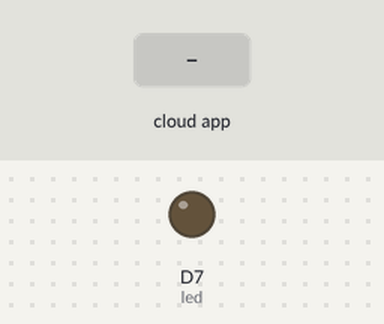
A sketch run on a simulated ESP8266 (NodeMCU). Parts: output pins drawn as LEDs (lit = HIGH). The inputs (shaded band) are chosen by the test bench. WiFi joins after 1.5 s; servers stay silent unless stated; the Firebase database answers and starts empty; what the sketch prints to the serial monitor is not drawn.

Above: at 3.8 s.
3.9 s: the phone or cloud app sets LED_STATUS to ON
At 5.1 s:
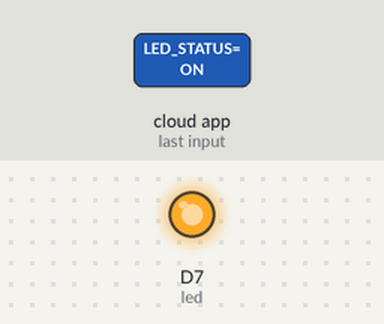
5.6 s: the phone or cloud app sets LED_STATUS to OFF
At 7.2 s:
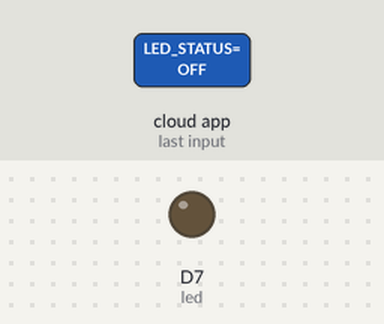
Timing chart, 0 to 8.7 s (numbered marks = the images above; inputs shaded):
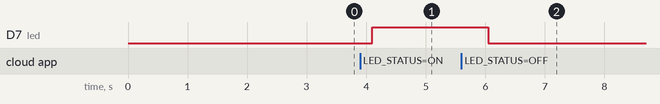

The sketch:

Firebase_LED_COntrol.ino
```cpp
// Board Manager ESP8266 by community 2.7.4  downgrade
// https://www.grc.com/fingerprints.htm

// 6E:F3:55:47:6D:F1:0E:5B:2B:04:F2:F8:C0:8B:E8:05:65:0F:1A:C1

#include <FirebaseArduino.h>
//#include <FirebaseESP8266.h>

// 아두이노 Firebase 라이브러리
#include <ESP8266WiFi.h>


// 데이터 베이스 호스트 이름
#define FIREBASE_HOST  "fir-led-test-default-rtdb.firebaseio.com"

// 데이터 베이스 비밀번호
#define FIREBASE_AUTH "kd5a56mQiTK33XPULehO5lfvyuM1c44AwBLma4Cg"

// Wi-Fi 설정
#define WIFI_SSID "GENIUS_2G"
#define WIFI_PASSWORD "peter8490"

String fireStatus = "";   // firebase DB로 부터 받은 값 저장
int led = D7                                                ;        // NodeMCU LED pin

void setup()
{
    Serial.begin(9600);
    delay(1000);
    pinMode(led, OUTPUT);
    WiFi.begin(WIFI_SSID, WIFI_PASSWORD);
    Serial.print("Connecting to ");
    Serial.print(WIFI_SSID);
    while (WiFi.status() != WL_CONNECTED) {
       Serial.print(".");
       delay(500);
    }
    Serial.println();
    Serial.print("Connected to ");
    Serial.println(WIFI_SSID);
    Firebase.begin(FIREBASE_HOST, FIREBASE_AUTH);   // firebase에 연결
    Firebase.setString("LED_STATUS", "OFF");              //초기 LED 상태를 OFF로 설정

    // handle error
    if (Firebase.failed()) {
      Serial.print("setting /string failed:");
      Serial.println(Firebase.error());
      return;
  }
}

void loop()
{
    fireStatus = Firebase.getString("LED_STATUS"); // Firebase 데이터베이스로 부터 LED 상태 값 읽음
    if (fireStatus == "ON")   {       // Firebase 데이터베이스로 부터 받은 LED 상태 값이 “ON”이면 LED 켜기
      Serial.println("Led Turned ON"); // Serial Monitor에 “Led Turned ON” 문자열 출력
      digitalWrite(led, HIGH);          // LED OFF
  } else if (fireStatus == "OFF")  {    // Firebase 데이터베이스로 부토 LED 상태 값 읽음
    Serial.println("Led Turned OFF");  // Serial Monitor에 “Led Turned OFF” 문자열 출력
    digitalWrite(led, LOW);          // LED OFF
  } else {
     Serial.println("Command Error! Please send ON/OFF");
  }
  delay(500);
}
```

Measured:
- after the input at 3.9 s, D7 (led): LOW → HIGH after 0.20 s
- after the input at 5.6 s, D7 (led): HIGH → LOW after 0.45 s
